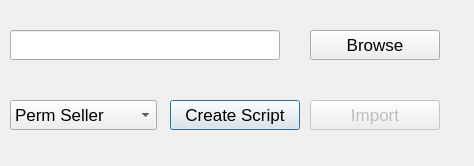
<?xml version="1.0" encoding="UTF-8"?>
<ui version="4.0">
 <class>AuctionImportDialog</class>
 <widget class="QDialog" name="AuctionImportDialog">
  <property name="windowModality">
   <enum>Qt::ApplicationModal</enum>
  </property>
  <property name="geometry">
   <rect>
    <x>0</x>
    <y>0</y>
    <width>474</width>
    <height>166</height>
   </rect>
  </property>
  <property name="font">
   <font>
    <pointsize>13</pointsize>
   </font>
  </property>
  <property name="windowTitle">
   <string>Import files from auction 4</string>
  </property>
  <widget class="QLineEdit" name="pathEdit">
   <property name="enabled">
    <bool>true</bool>
   </property>
   <property name="geometry">
    <rect>
     <x>10</x>
     <y>30</y>
     <width>270</width>
     <height>30</height>
    </rect>
   </property>
  </widget>
  <widget class="QPushButton" name="scriptButton">
   <property name="enabled">
    <bool>true</bool>
   </property>
   <property name="geometry">
    <rect>
     <x>170</x>
     <y>100</y>
     <width>130</width>
     <height>30</height>
    </rect>
   </property>
   <property name="text">
    <string>Create Script</string>
   </property>
  </widget>
  <widget class="QPushButton" name="browseButton">
   <property name="geometry">
    <rect>
     <x>310</x>
     <y>30</y>
     <width>130</width>
     <height>30</height>
    </rect>
   </property>
   <property name="text">
    <string>Browse</string>
   </property>
  </widget>
  <widget class="QComboBox" name="fileTypeCombo">
   <property name="geometry">
    <rect>
     <x>10</x>
     <y>100</y>
     <width>147</width>
     <height>30</height>
    </rect>
   </property>
   <item>
    <property name="text">
     <string>Perm Seller</string>
    </property>
   </item>
   <item>
    <property name="text">
     <string>Perm Buyer</string>
    </property>
   </item>
   <item>
    <property name="text">
     <string>Check Register</string>
    </property>
   </item>
   <item>
    <property name="text">
     <string>History</string>
    </property>
   </item>
  </widget>
  <widget class="QPushButton" name="importButton">
   <property name="enabled">
    <bool>false</bool>
   </property>
   <property name="geometry">
    <rect>
     <x>310</x>
     <y>100</y>
     <width>130</width>
     <height>30</height>
    </rect>
   </property>
   <property name="text">
    <string>Import</string>
   </property>
  </widget>
 </widget>
 <layoutdefault spacing="6" margin="11"/>
 <pixmapfunction>qPixmapFromMimeSource</pixmapfunction>
 <tabstops>
  <tabstop>pathEdit</tabstop>
  <tabstop>browseButton</tabstop>
  <tabstop>fileTypeCombo</tabstop>
  <tabstop>scriptButton</tabstop>
  <tabstop>importButton</tabstop>
 </tabstops>
 <includes>
  <include location="local">dao/customerdao.h</include>
  <include location="local">types/customer.h</include>
  <include location="local">types/check.h</include>
  <include location="local">dao/checkdao.h</include>
  <include location="local">types/historyitem.h</include>
 </includes>
 <resources/>
 <connections/>
</ui>
